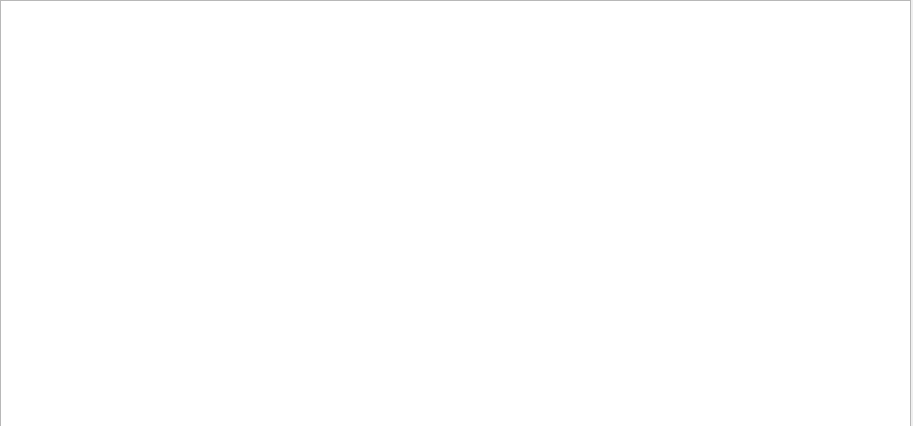
<?xml version="1.0" encoding="UTF-8"?>
<ui version="4.0">
 <class>AddSelectedCourseForm</class>
 <widget class="QWidget" name="AddSelectedCourseForm">
  <property name="geometry">
   <rect>
    <x>0</x>
    <y>0</y>
    <width>913</width>
    <height>426</height>
   </rect>
  </property>
  <property name="windowTitle">
   <string>选择课程</string>
  </property>
  <widget class="QTableView" name="mainTable">
   <property name="geometry">
    <rect>
     <x>0</x>
     <y>0</y>
     <width>911</width>
     <height>431</height>
    </rect>
   </property>
   <property name="editTriggers">
    <set>QAbstractItemView::NoEditTriggers</set>
   </property>
   <property name="selectionMode">
    <enum>QAbstractItemView::SingleSelection</enum>
   </property>
   <property name="selectionBehavior">
    <enum>QAbstractItemView::SelectRows</enum>
   </property>
  </widget>
 </widget>
 <resources/>
 <connections/>
</ui>
